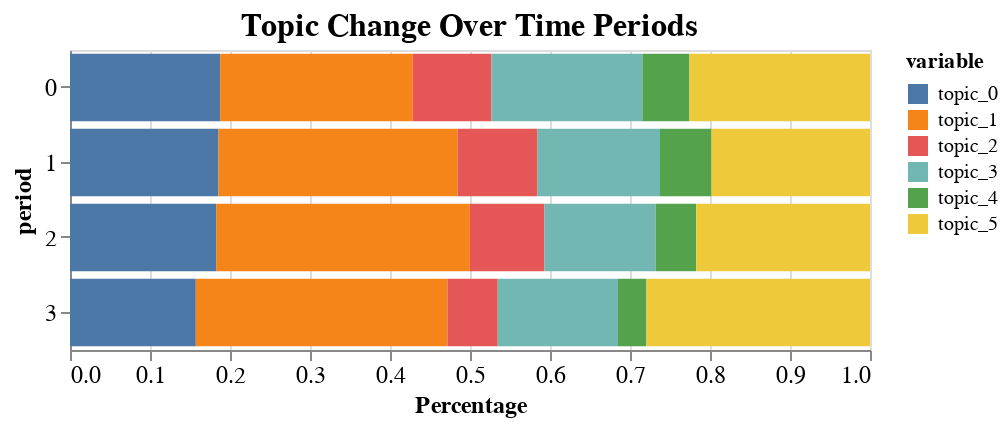

Notebook code cell kept with this figure:
### Code cell
stack_tops_time = alt.Chart(melted_6).mark_bar().encode(
    alt.X('sum(value):Q',
        scale=alt.Scale(domain=[0, 1])
    ),
    y='period:O',
    color='variable',
    order=alt.Order(
      # Sort the segments of the bars by this field
      'variable:O',
      sort='ascending'
    )
).properties(width=400, height=150).configure_axis(
    labelFontSize=12,
    titleFontSize=12
).configure_title(fontSize=16)
stack_tops_time.encoding.x.title = 'Percentage'
stack_tops_time.title = 'Topic Change Over Time Periods'
stack_tops_time

### Figure 1 — Vega-Lite specification as saved in the notebook (floating-point values rounded to 4 significant figures)
{"config": {"view": {"continuousWidth": 400, "continuousHeight": 300}, "axis": {"labelFontSize": 12, "titleFontSize": 12}, "title": {"fontSize": 16}}, "data": {"name": "data-e3219457253f85520174959cea08e595"}, "mark": "bar", "encoding": {"color": {"type": "nominal", "field": "variable"}, "order": {"type": "ordinal", "field": "variable", "sort": "ascending"}, "x": {"type": "quantitative", "aggregate": "sum", "field": "value", "scale": {"domain": [0, 1]}, "title": "Percentage"}, "y": {"type": "ordinal", "field": "period"}}, "height": 150, "title": "Topic Change Over Time Periods", "width": 400, "$schema": "https://vega.github.io/schema/vega-lite/v4.0.2.json", "datasets": {"data-e3219457253f85520174959cea08e595": [{"period": 0.0, "variable": "topic_0", "value": 0.1877}, {"period": 1.0, "variable": "topic_0", "value": 0.1856}, {"period": 2.0, "variable": "topic_0", "value": 0.1827}, {"period": 3.0, "variable": "topic_0", "value": 0.1572}, {"period": 0.0, "variable": "topic_1", "value": 0.2408}, {"period": 1.0, "variable": "topic_1", "value": 0.2988}, {"period": 2.0, "variable": "topic_1", "value": 0.3171}, {"period": 3.0, "variable": "topic_1", "value": 0.3146}, {"period": 0.0, "variable": "topic_2", "value": 0.09844}, {"period": 1.0, "variable": "topic_2", "value": 0.09998}, {"period": 2.0, "variable": "topic_2", "value": 0.09323}, {"period": 3.0, "variable": "topic_2", "value": 0.06289}, {"period": 0.0, "variable": "topic_3", "value": 0.1887}, {"period": 1.0, "variable": "topic_3", "value": 0.1531}, {"period": 2.0, "variable": "topic_3", "value": 0.1391}, {"period": 3.0, "variable": "topic_3", "value": 0.1503}, {"period": 0.0, "variable": "topic_4", "value": 0.05879}, {"period": 1.0, "variable": "topic_4", "value": 0.06435}, {"period": 2.0, "variable": "topic_4", "value": 0.0506}, {"period": 3.0, "variable": "topic_4", "value": 0.03554}, {"period": 0.0, "variable": "topic_5", "value": 0.2256}, {"period": 1.0, "variable": "topic_5", "value": 0.1981}, {"period": 2.0, "variable": "topic_5", "value": 0.2173}, {"period": 3.0, "variable": "topic_5", "value": 0.2794}]}}
